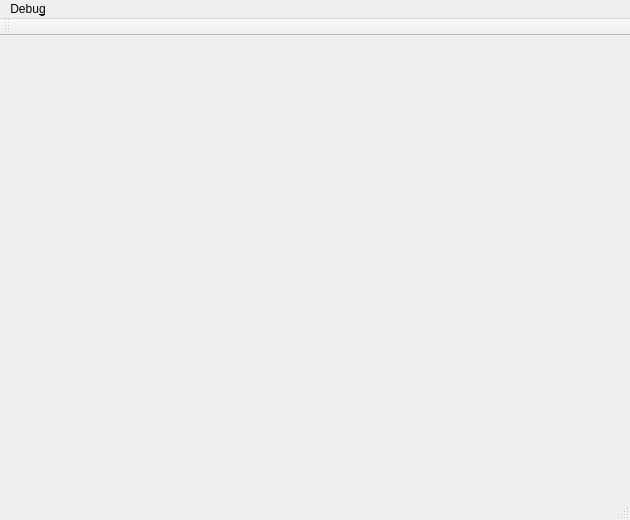
<?xml version="1.0" encoding="UTF-8"?>
<ui version="4.0">
 <class>FrontPanel</class>
 <widget class="QMainWindow" name="FrontPanel">
  <property name="geometry">
   <rect>
    <x>0</x>
    <y>0</y>
    <width>630</width>
    <height>520</height>
   </rect>
  </property>
  <property name="windowTitle">
   <string>FrontPanel</string>
  </property>
  <widget class="QWidget" name="centralWidget">
   <layout class="QGridLayout" name="gridLayout">
    <item row="0" column="0">
     <widget class="QwtPlot" name="mainScreen">
      <property name="frameShape">
       <enum>QFrame::NoFrame</enum>
      </property>
      <property name="frameShadow">
       <enum>QFrame::Plain</enum>
      </property>
      <property name="canvasBackground">
       <brush brushstyle="SolidPattern">
        <color alpha="255">
         <red>38</red>
         <green>120</green>
         <blue>173</blue>
        </color>
       </brush>
      </property>
     </widget>
    </item>
   </layout>
  </widget>
  <widget class="QMenuBar" name="menuBar">
   <property name="geometry">
    <rect>
     <x>0</x>
     <y>0</y>
     <width>630</width>
     <height>29</height>
    </rect>
   </property>
   <widget class="QMenu" name="menuDebug">
    <property name="title">
     <string>Debu&amp;g</string>
    </property>
    <addaction name="actionUARTViewer"/>
   </widget>
   <addaction name="menuDebug"/>
  </widget>
  <widget class="QToolBar" name="mainToolBar">
   <attribute name="toolBarArea">
    <enum>TopToolBarArea</enum>
   </attribute>
   <attribute name="toolBarBreak">
    <bool>false</bool>
   </attribute>
  </widget>
  <widget class="QStatusBar" name="statusBar"/>
  <action name="actionUARTViewer">
   <property name="text">
    <string>&amp;UARTViewer</string>
   </property>
  </action>
 </widget>
 <layoutdefault spacing="6" margin="11"/>
 <customwidgets>
  <customwidget>
   <class>QwtPlot</class>
   <extends>QFrame</extends>
   <header>qwt_plot.h</header>
  </customwidget>
 </customwidgets>
 <resources/>
 <connections>
  <connection>
   <sender>actionUARTViewer</sender>
   <signal>triggered()</signal>
   <receiver>FrontPanel</receiver>
   <slot>execUARTViewer()</slot>
   <hints>
    <hint type="sourcelabel">
     <x>-1</x>
     <y>-1</y>
    </hint>
    <hint type="destinationlabel">
     <x>314</x>
     <y>228</y>
    </hint>
   </hints>
  </connection>
 </connections>
 <slots>
  <slot>execUARTViewer()</slot>
  <slot>test()</slot>
 </slots>
</ui>
